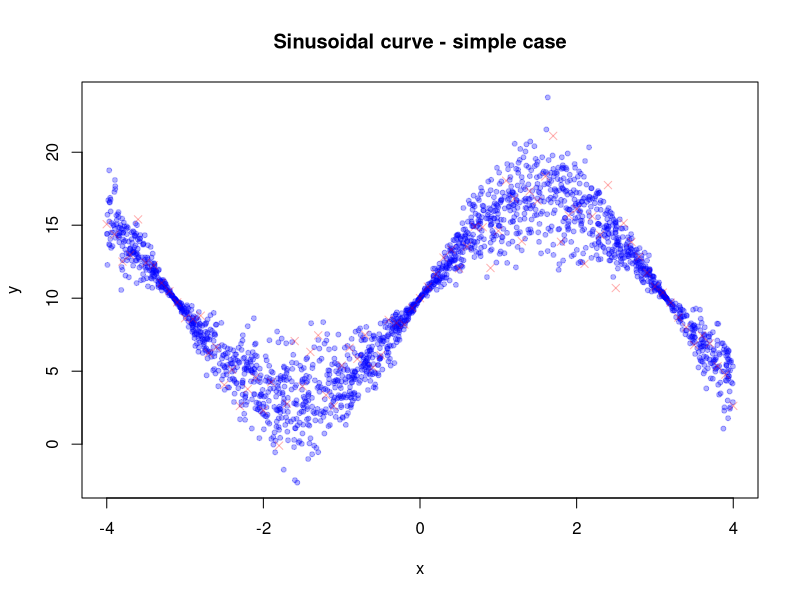
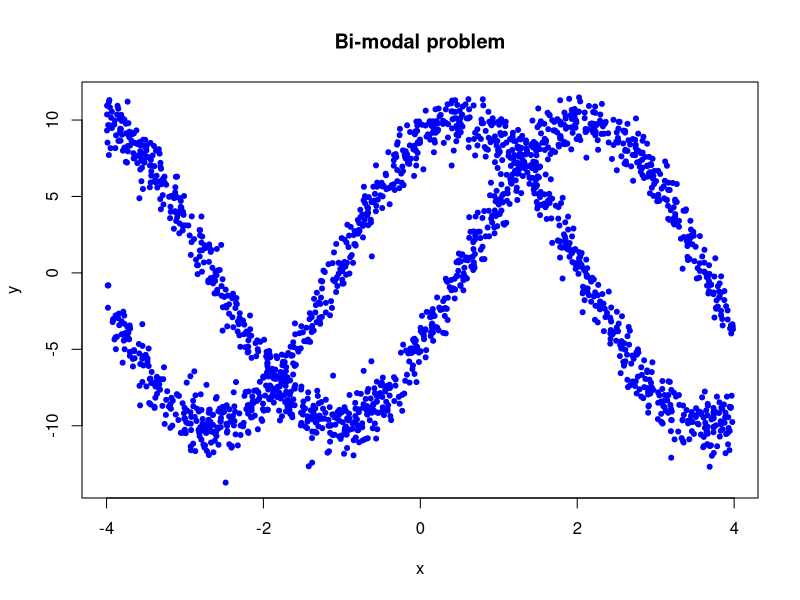
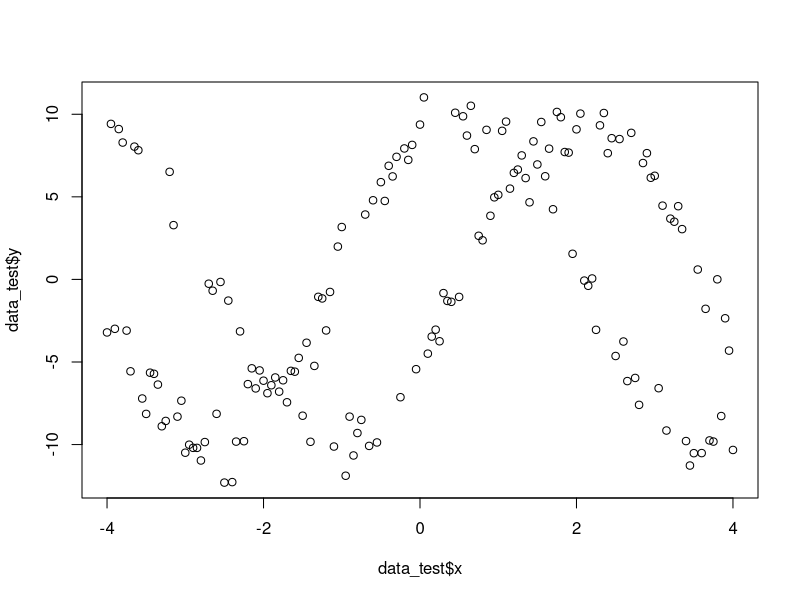

Source code (R) for these figures, in order:
# Generate synth problems to test the IPs method
setwd("/home/simon/Desktop/implicit-variational-inference/implicit-processes/")
set.seed(123)
samples = 2000
error_factor = 1

# Heterocedastic problem
min_x = -4
max_x = 4

x <- runif(samples, min = min_x, max = max_x)

eps_2 <- rnorm(samples, sd = 2)
y2 <- 7 * sin(x) +10 + eps_2 * sin(x) * error_factor

data_2 <- data.frame(x = x, y = y2)

write.table(x = data_2, file = "heteroc.txt", col.names = F, row.names = F)


x_test <- seq(min_x, max_x, by = 0.1)
eps_test <- rnorm(length(x_test), sd = 2)
y_test <- 7 * sin(x_test) +10 + eps_test * sin(x_test) * error_factor

data_test <- data.frame(x = x_test, y = y_test)

write.table(x = data_test, file = "synth_data_biased_heteroc_test.txt", col.names = F, row.names = F)

plot(x, y2, pch = 20, col = rgb(red = 0, green = 0, blue = 1, alpha = 0.3), main = "Sinusoidal curve - simple case", ylab = "y")
points(x_test, y_test, pch = 4, col = rgb(red = 1, green = 0, blue = 0, alpha = 0.3))




# Bimodal problem

setwd("/home/simon/Desktop/implicit-variational-inference/implicit-processes/")


x_1 <- runif(samples, min = min_x, max = max_x)
eps_1 <- rnorm(samples)
eps_2 <- rnorm(samples)

disc <- runif(samples, min = 0, max = 1)
data_1 <- data.frame(x = x_1, y = x_1) # Hacemos el preset de "y" y luego lo sobreescribimos

data_1$y[disc < 0.5] <- 10*cos(x_1[disc < 0.5] - 0.5) + eps_2[disc < 0.5]
data_1$y[disc > 0.5] <- 10*sin(x_1[disc > 0.5] - 0.5) + eps_1[disc > 0.5]
plot(data_1, pch = 20, col = "blue", main = "Bi-modal problem")

write.table(x = data_1, file = "bim_data.txt", col.names = F, row.names = F)


x_test <- seq(min_x, max_x, by = 0.05)
eps_test <- rnorm(length(x_test), sd = 2)
eps_1 <- rnorm(length(x_test))
eps_2 <- rnorm(length(x_test))

disc <- runif(length(x_test), min = 0, max = 1)
data_test <- data.frame(x = x_test, y = x_test) # Hacemos el preset de "y" y luego lo sobreescribimos

data_test$y[disc < 0.5] <- 10*cos(x_test[disc < 0.5] - 0.5) + eps_2[disc < 0.5]
data_test$y[disc > 0.5] <- 10*sin(x_test[disc > 0.5] - 0.5) + eps_1[disc > 0.5]

plot(data_test$x, data_test$y)

write.table(x = data_test, file = "heteroc_test.txt", col.names = F, row.names = F)
